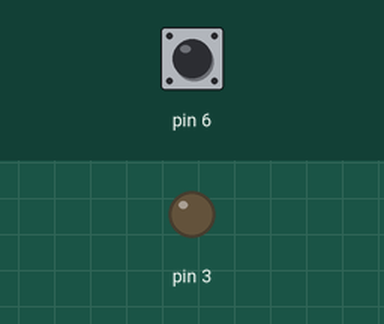
Bench run of a sketch on a simulated Arduino Uno, built with avr-gcc and run on an emulated ATmega328P. On the bench: output pins drawn as LEDs (lit = HIGH). Inputs (shaded band) come from the test bench; at power-on: pin 6 HIGH.

Above: at 1.2 s.
1.3 s: pin 6 pulled LOW for 0.15 s
At 1.37 s:
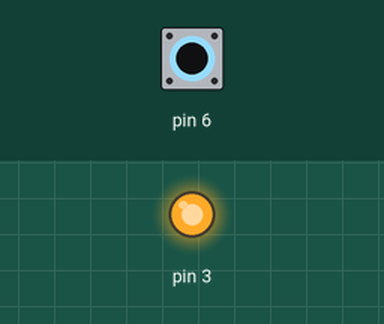
2.9 s: pin 6 pulled LOW for 3.2 s
At 7.4 s:
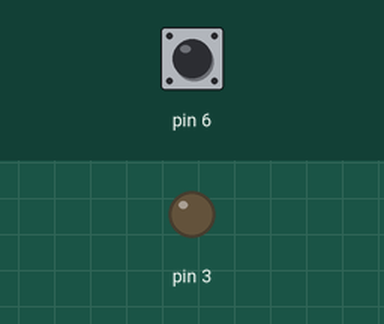
Timing chart, 0 to 8.9 s (numbered marks = the images above; inputs shaded):
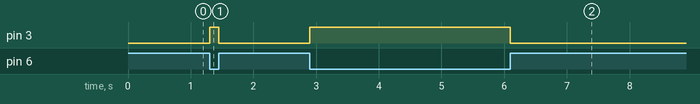

The sketch:

sketch_pract20.ino
```cpp
void setup() {
  // put your setup code here, to run once:
  pinMode(6, INPUT_PULLUP);
  pinMode(3,OUTPUT);

}

void loop() {
  // put your main code here, to run repeatedly:

   if(digitalRead(6) == LOW){//presionado
        digitalWrite(3,HIGH);
    }
    else
    {
      digitalWrite(3,LOW);
    }
}
```

Measured:
- after the input at 1.3 s, pin 3: LOW → HIGH at once, → LOW 0.15 s later
- after the input at 2.9 s, pin 3: LOW → HIGH at once, → LOW 3.2 s later
